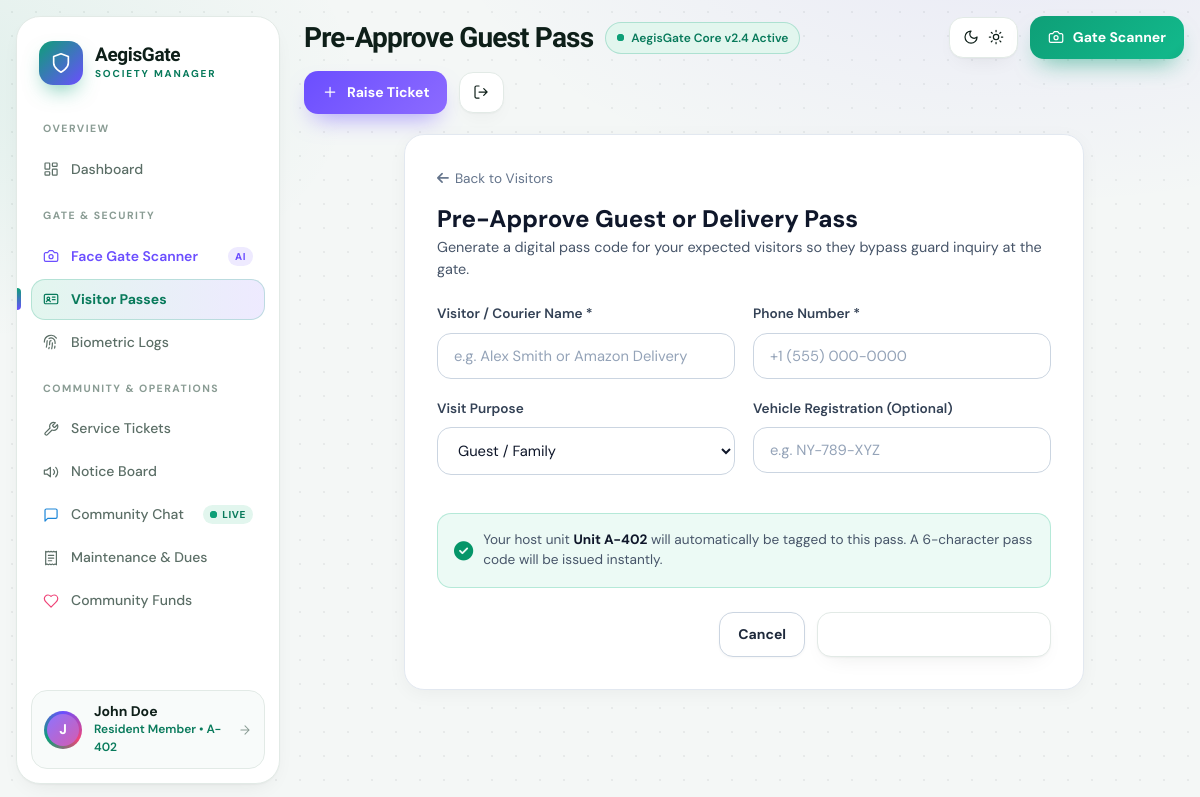
/visitors/preapprove/ (signed in), run on the app's committed database.
### society_app/models.py (models this page shows, shortened)
class User(AbstractUser):
    ROLE_CHOICES = (
        ('ADMIN', 'Society Admin / Committee Board'),
        ('STAFF', 'Security Gate Officer / Facility Staff'),
        ('RESIDENT', 'Resident Member'),
    )
    role = models.CharField(max_length=20, choices=ROLE_CHOICES, default='RESIDENT')
    phone_number = models.CharField(max_length=20, blank=True)
    flat_number = models.CharField(max_length=20, blank=True, help_text="e.g. A-402")
    block_tower = models.CharField(max_length=50, blank=True, help_text="e.g. Tower 1 / Emerald Block")
    family_members_count = models.PositiveIntegerField(
        default=1,
        blank=True,
        null=True,
        help_text="Total number of family members residing in this unit"
    )
    family_details = models.TextField(
        blank=True,
        default='',
        help_text="Family members description with names and ages (e.g. Jane Doe - Age 34, Tommy Doe - Age 8)"
    )
    lives_here = models.BooleanField(
        default=True,
        help_text="Specifies whether staff/resident lives on premises"
    )
    avatar = models.ImageField(upload_to='avatars/', blank=True, null=True)
    face_photo = models.ImageField(upload_to='face_profiles/', blank=True, null=True, help_text="Reference face photo for gate recognition")
    face_encoding = models.TextField(blank=True, null=True, help_text="Serialized facial feature descriptor")
    vehicle_number = models.CharField(max_length=30, blank=True, help_text="e.g. KA-01-MJ-4521")
    emergency_contact = models.CharField(max_length=50, blank=True)
    is_verified_resident = models.BooleanField(default=True)
    google_id = models.CharField(max_length=150, blank=True, null=True, help_text="Google OAuth UID/Sub")
    google_avatar_url = models.URLField(max_length=500, blank=True, null=True)
    is_google_verified = models.BooleanField(default=False)
    @property
    def is_admin_role(self):
        return self.role == 'ADMIN' or self.is_superuser
    @property
    def is_staff_role(self):
        return self.role in ['ADMIN', 'STAFF'] or self.is_staff

### society_app/views.py (the view, shortened to what this page needs)
# urls.py: path('visitors/preapprove/', views.visitor_preapprove_view, name='visitor_preapprove'),
@login_required
def visitor_preapprove_view(request):
    return render(request, 'visitors/preapprove.html')

### society_app/context_processors.py (called while the page is built)
def google_auth_settings(request):
    return {
        'GOOGLE_CLIENT_ID': getattr(settings, 'GOOGLE_CLIENT_ID', ''),
        'google_verified_user': request.session.get('google_user'),
    }

### templates/visitors/preapprove.html (shortened to what this page needs)
{% extends 'base.html' %}
{% block page_title %}Pre-Approve Guest Pass{% endblock %}
{% block content %}
<div style="max-width: 680px; margin: 0 auto;">
  <div class="glass-panel" style="padding: 32px;">
    <div style="margin-bottom: 24px;">
      <a href="{% url 'visitor_list' %}" style="color: var(--text-dim); text-decoration: none; font-size: 0.85rem; display: inline-flex; align-items: center; gap: 6px; margin-bottom: 12px;">
        <i class="fa-solid fa-arrow-left"></i> Back to Visitors
      </a>
      <h2 style="font-size: 1.5rem; font-weight: 800;">Pre-Approve Guest or Delivery Pass</h2>
      <p style="color: var(--text-muted); font-size: 0.9rem;">
        Generate a digital pass code for your expected visitors so they bypass guard inquiry at the gate.
      </p>
    </div>
    <form method="POST">
      <div style="display: grid; grid-template-columns: 1fr 1fr; gap: 18px;">
        <div class="form-group">
          <label class="form-label">Visitor / Courier Name *</label>
          <input type="text" name="visitor_name" class="form-input" placeholder="e.g. Alex Smith or Amazon Delivery" required>
        </div>
        <div class="form-group">
          <label class="form-label">Phone Number *</label>
          <input type="text" name="phone_number" class="form-input" placeholder="+1 (555) 000-0000" required>
        </div>
      </div>
      <div style="display: grid; grid-template-columns: 1fr 1fr; gap: 18px;">
        <div class="form-group">
          <label class="form-label">Visit Purpose</label>
          <select name="purpose" class="form-select">
            <option value="Guest / Friend">Guest / Family</option>
          </select>
        </div>
        <div class="form-group">
          <label class="form-label">Vehicle Registration (Optional)</label>
          <input type="text" name="vehicle_number" class="form-input" placeholder="e.g. NY-789-XYZ">
        </div>
      </div>
      <div style="margin: 18px 0; padding: 16px; background: rgba(16, 185, 129, 0.08); border-radius: var(--radius-md); border: 1px solid rgba(16, 185, 129, 0.25);">
        <div style="display: flex; align-items: center; gap: 10px;">
          <i class="fa-solid fa-circle-check" style="color: var(--accent-emerald); font-size: 1.2rem;"></i>
          <div style="font-size: 0.85rem; color: var(--text-muted);">
            Your host unit <strong style="color: white;">Unit {{ user.flat_number|default:"A-402" }}</strong> will automatically be tagged to this pass. A 6-character pass code will be issued instantly.
          </div>
        </div>
      </div>
      <div style="display: flex; justify-content: flex-end; gap: 12px; margin-top: 24px;">
        <a href="{% url 'visitor_list' %}" class="btn btn-secondary">Cancel</a>
        <button type="submit" class="btn btn-emerald">
          <i class="fa-solid fa-ticket"></i> Issue Pre-Approved Pass
        </button>
      </div>
    </form>
  </div>
</div>
{% endblock %}

### templates/base.html (shortened to what this page needs)
{% load static %}
<!DOCTYPE html>
<html lang="en">
<head>
  <link rel="stylesheet" href="https://cdnjs.cloudflare.com/ajax/libs/font-awesome/6.4.0/css/all.min.css">
  <link rel="stylesheet" href="{% static 'css/styles.css' %}">
</head>
<body>
  <div class="app">
    {% if user.is_authenticated %}
    <aside class="side" id="side" aria-label="Main navigation">
      <a href="{% url 'dashboard' %}" class="brand">
        <div class="brand-mark">
          <svg class="i"><use href="#i-shield"/></svg>
        </div>
        <div>
          <b>AegisGate</b>
          <small>SOCIETY MANAGER</small>
        </div>
      </a>
      <div class="nav-label">OVERVIEW</div>
      <nav class="nav">
        <a href="{% url 'dashboard' %}" class="nav-item {% if request.resolver_match.url_name == 'dashboard' %}active{% endif %}">
          <svg class="i"><use href="#i-grid"/></svg>
          <span>Dashboard</span>
        </a>
      </nav>
      <div class="nav-label">GATE &amp; SECURITY</div>
      <nav class="nav">
        <a href="{% url 'face_terminal' %}" class="nav-item {% if request.resolver_match.url_name == 'face_terminal' %}active{% endif %}">
          <svg class="i" style="color: var(--violet);"><use href="#i-camera"/></svg>
          <span style="font-weight: 600; color: var(--violet);">Face Gate Scanner</span>
          <span class="tag tag-ai">AI</span>
        </a>
        <a href="{% url 'visitor_list' %}" class="nav-item {% if 'visitor' in request.resolver_match.url_name %}active{% endif %}">
          <svg class="i"><use href="#i-id"/></svg>
          <span>Visitor Passes</span>
        </a>
        <a href="{% url 'biometric_logs' %}" class="nav-item {% if request.resolver_match.url_name == 'biometric_logs' %}active{% endif %}">
          <svg class="i"><use href="#i-finger"/></svg>
          <span>Biometric Logs</span>
        </a>
      </nav>
      <div class="nav-label">COMMUNITY &amp; OPERATIONS</div>
      <nav class="nav">
        <a href="{% url 'ticket_list' %}" class="nav-item {% if 'ticket' in request.resolver_match.url_name %}active{% endif %}">
          <svg class="i"><use href="#i-wrench"/></svg>
          <span>Service Tickets</span>
        </a>
        <a href="{% url 'notice_list' %}" class="nav-item {% if 'notice' in request.resolver_match.url_name %}active{% endif %}">
          <svg class="i"><use href="#i-notice"/></svg>
          <span>Notice Board</span>
        </a>
        <a href="{% url 'community_chat' %}" class="nav-item {% if request.resolver_match.url_name == 'community_chat' %}active{% endif %}">
          <svg class="i" style="color: var(--sky);"><use href="#i-chat"/></svg>
          <span>Community Chat</span>
          <span class="tag tag-live"><i class="dot"></i>LIVE</span>
        </a>
        <a href="{% url 'maintenance_list' %}" class="nav-item {% if 'maintenance' in request.resolver_match.url_name %}active{% endif %}">
          <svg class="i"><use href="#i-receipt"/></svg>
          <span>Maintenance &amp; Dues</span>
        </a>
        <a href="{% url 'funds_list' %}" class="nav-item {% if 'fund' in request.resolver_match.url_name %}active{% endif %}">
          <svg class="i" style="color: var(--rose);"><use href="#i-heart"/></svg>
          <span>Community Funds</span>
        </a>
      </nav>
      <a href="{% url 'profile' %}" class="me" title="View &amp; Edit Profile">
        <div class="avatar">
          {% if user.avatar %}
            <img src="{{ user.avatar.url }}" alt="avatar" style="width: 100%; height: 100%; border-radius: 50%; object-fit: cover;">
          {% else %}
            <span>{{ user.username|make_list|first|upper }}</span>
          {% endif %}
        </div>
        <div style="min-width: 0; flex: 1;">
          <b style="white-space: nowrap; overflow: hidden; text-overflow: ellipsis; display: block;">{{ user.get_full_name|default:user.username }}</b>
          <small>{{ user.get_role_display }}{% if user.flat_number %} • {{ user.flat_number }}{% endif %}</small>
        </div>
        <svg class="i" style="width: 14px !important; height: 14px !important; color: var(--faint);"><use href="#i-arrow"/></svg>
      </a>
    </aside>
    {% endif %}
    <main class="main" style="{% if not user.is_authenticated %}grid-column: 1 / -1; max-width: 1000px; margin: 40px auto; width: 100%;{% endif %}">
      {% if user.is_authenticated %}
      <header class="topbar">
        <h1>{% block page_title %}Overview{% endblock %}</h1>
        <span class="chip ok chip-core"><i class="dot"></i>AegisGate Core v2.4 Active</span>
        <button class="btn btn-icon theme-btn" id="themeBtn" aria-label="Toggle theme" title="Switch between light and dark theme">
          <svg class="i ti-moon"><use href="#i-moon"/></svg>
          <svg class="i ti-sun"><use href="#i-sun"/></svg>
        </button>
        <a href="{% url 'face_terminal' %}" class="btn btn-primary">
          <svg class="i"><use href="#i-camera"/></svg>
          <span>Gate Scanner</span>
        </a>
        <a href="{% url 'ticket_create' %}" class="btn btn-violet">
          <svg class="i"><use href="#i-plus"/></svg>
          <span>Raise Ticket</span>
        </a>
        <a href="{% url 'logout' %}" class="btn btn-icon" title="Log out" aria-label="Log out">
          <svg class="i"><use href="#i-logout"/></svg>
        </a>
      </header>
      {% endif %}
      {% block content %}{% endblock %}
    </main>
  </div>
</body>
</html>

### data on the page
User: username|make_list "J", get_full_name "John Doe", role "Resident Member", flat_number "A-402"
